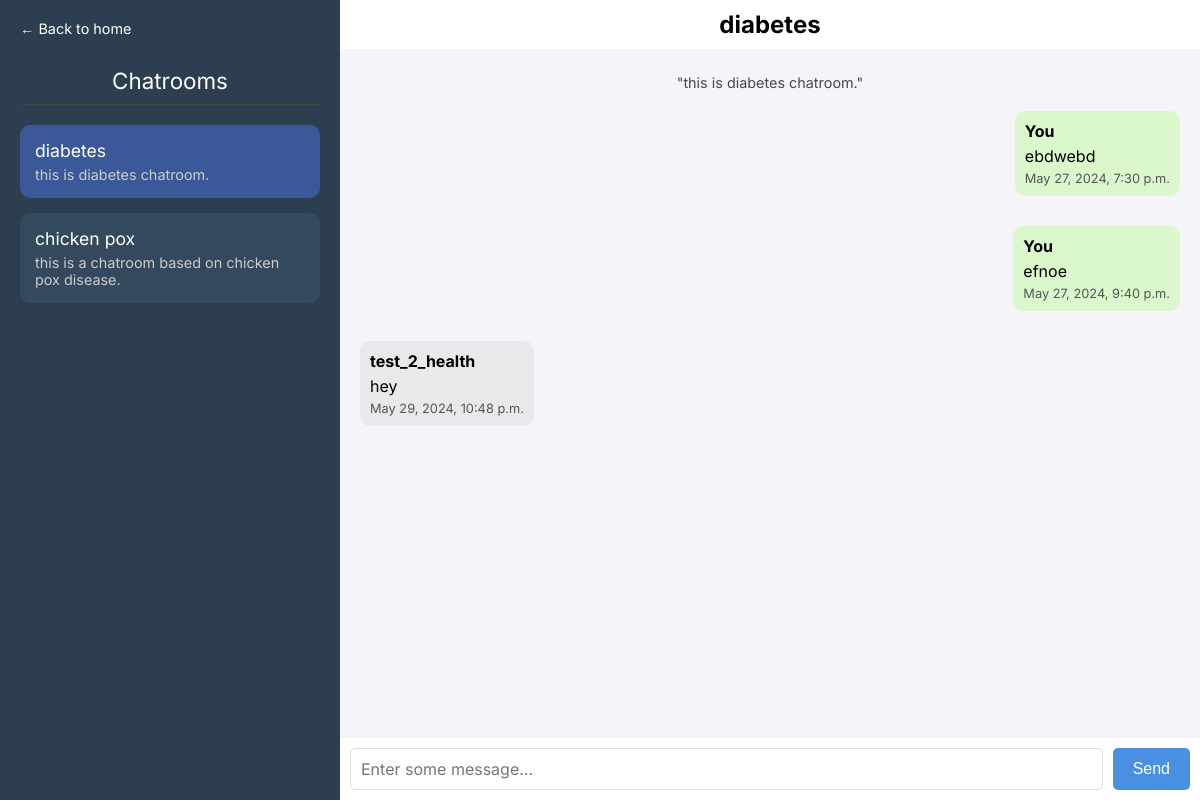
The page /main/chatroom/23e3eee (signed in) on the database its author committed.
### main/models.py (models this page shows, shortened)
class Chatroom(models.Model) :
    code =  models.CharField(max_length=7)
    name = models.CharField(max_length=20, unique=True)
    desc = models.TextField(max_length=500)

class messages(models.Model) :
    chatroom = models.ForeignKey(Chatroom, on_delete=models.CASCADE, blank=True, null=True)
    content = models.TextField(max_length=1000)
    sender = models.ForeignKey(user_profile, on_delete=models.CASCADE)
    is_seen = models.BooleanField(default=0)
    date_time = models.DateTimeField(auto_now=True)

### userprofiles/models.py (models this page shows, shortened)
class user_profile(models.Model) :
    user = models.ForeignKey(User, on_delete=models.CASCADE)
    bio = models.TextField(max_length=300)

### main/views.py (the view, shortened to what this page needs)
# urls.py: path('chatroom/<slug:roomcode>',views.chatroomview, name = 'chatroom'),
@login_required(login_url=loginview)
def chatroomview(request, roomcode) :
    user_profile_instance = user_profile.objects.get(user=request.user)
    chatroom = Chatroom.objects.get(code = roomcode)
    messages_list = messages.objects.filter(chatroom = chatroom)
    form = chatmessagecreationform(request.POST)
    joined_chatrooms = Chatroom.objects.filter(joinedchatrooms__user=user_profile_instance)
    context = {
        'chatroom' : chatroom,
        'user' : request.user,
        'messages' : messages_list,
        'form' : form,
        'roomcode' :roomcode,
        'joined_chatrooms' : joined_chatrooms,
    }
    return render(request, 'chatroom.html', context=context)

### main/forms.py
class chatmessagecreationform(forms.ModelForm):
    class Meta:
        model = messages
        fields = ['content']

### main/templates/chatroom.html (shortened to what this page needs)
{% load static %}
<!DOCTYPE html>
<html lang="en">
  <head>
    <link rel="stylesheet" href="{% static 'css/chatroom.css' %}" />
  </head>
  <body>
    <div class="sidebar" id="sidebar">
      <div class="gohome-heading"><a href="/main">← Back to home</a></div>
      <div class="sidebar-heading">Chatrooms</div>
      <ul class="chatroom-list">
        {% for jc in joined_chatrooms %} {% if jc.name == chatroom.name %}
        <li>
          <a>
            <div class="chatroom-box" style="background-color: #3b5998">
              <a href="/main/chatroom/{{jc.code}}" class="chatroom-link"
                >{{jc.name}}</a
              >
              <div class="chatroom-description-small">{{jc.desc}}</div>
            </div>
          </a>
        </li>
        {% else %}
        <li>
          <a>
            <div class="chatroom-box">
              <a href="/main/chatroom/{{jc.code}}" class="chatroom-link"
                >{{jc.name}}</a
              >
              <div class="chatroom-description-small">{{jc.desc}}</div>
            </div>
          </a>
        </li>
        {% endif %} {% endfor %}
      </ul>
    </div>
    <div class="chatroom-container">
      <div class="chatroom-heading">{{chatroom.name}}</div>
      <div id="scrollable-div">
        <div id="chats">
          <div
            class="chatroom-description-small"
            style="color: black; text-align: center; opacity: 0.7"
          >
            "{{chatroom.desc}}"
          </div>
          {% for msg in messages %}
          <br />
          {% if msg.sender.user.username == user.username %}
          <div class="message sent-by-me">
            <div class="message-sender">You</div>
            <div class="message-content">{{msg.content}}</div>
            <div class="message-timestamp">{{msg.date_time}}</div>
          </div>
          {% else %}
          <div class="message received">
            <div class="message-sender">{{msg.sender.user.username}}</div>
            <div class="message-content">{{msg.content}}</div>
            <div class="message-timestamp">{{msg.date_time}}</div>
          </div>
          {% endif %} {% endfor %}
        </div>
      </div>
      <form method="post" class="input-section" id="msg_send_form">
        {% csrf_token %} {{form.content}}
        <button class="send-button" type="submit">Send</button>
      </form>
    </div>
  </body>
</html>

### static/css/chatroom.css (style rules this page uses)
body { font-family: 'Inter', sans-serif; margin: 0; padding: 0; display: flex; height: 100vh; overflow: hidden; }
a { text-decoration: none; color: white; }
.sidebar { width: 300px; background-color: #2c3e50; color: white; padding: 20px; overflow-y: auto; transition: transform 0.3s ease; }
.sidebar-heading { font-size: 1.4em; margin-bottom: 20px; border-bottom: 1px solid #444; padding-bottom: 10px; text-align: center; }
.gohome-heading { font-size: 0.9em; margin-bottom: 20px; padding-bottom: 10px; }
.chatroom-list { list-style: none; padding: 0; }
.chatroom-list li { margin-bottom: 15px; }
.chatroom-box { background-color: #34495e; border-radius: 10px; padding: 15px; transition: background-color 0.3s ease; }
.chatroom-link { color: white; text-decoration: none; font-size: 1.1em; display: block; }
.chatroom-description-small { font-size: 0.9em; color: #ccc; margin-top: 5px; }
.chatroom-container { flex: 1; display: flex; flex-direction: column; height: 100%; overflow: hidden; }
.chatroom-heading { font-size: 1.5em; font-weight: bold; padding: 10px; text-align: center; }
#scrollable-div { flex: 1; overflow-y: auto; padding: 20px; background-color: #f4f4f9; }
#chats { display: flex; flex-direction: column; }
.message { margin-bottom: 10px; padding: 10px; border-radius: 10px; max-width: 70%; }
.sent-by-me { align-self: flex-end; background-color: #daf8cb; }
.received { align-self: flex-start; background-color: #e9e9eb; }
.message-sender { font-weight: bold; margin-bottom: 5px; }
.message-content { margin-bottom: 5px; }
.message-timestamp { font-size: 0.8em; color: #555; }
.input-section { display: flex; padding: 10px; background-color: #fff; }
textarea { flex: 1; height: 20px; border: 1px solid #ddd; border-radius: 5px; resize: none; padding: 10px; font-size: 1em; font-family: "Inter", sans-serif; }
.send-button { background-color: #4a90e2; color: white; border: none; padding: 10px 20px; margin-left: 10px; border-radius: 5px; cursor: pointer; font-size: 1em; }

### rows shown on the page
Chatroom: name "diabetes", desc "this is diabetes chatroom."
Chatroom: name "chicken pox", desc "this is a chatroom based on chicken pox disease."
messages: content "ebdwebd", date_time "May 27, 2024, 7:30 p.m."
messages: content "efnoe", date_time "May 27, 2024, 9:40 p.m."
messages: sender.user.username "test_2_health", content "hey", date_time "May 29, 2024, 10:48 p.m."
